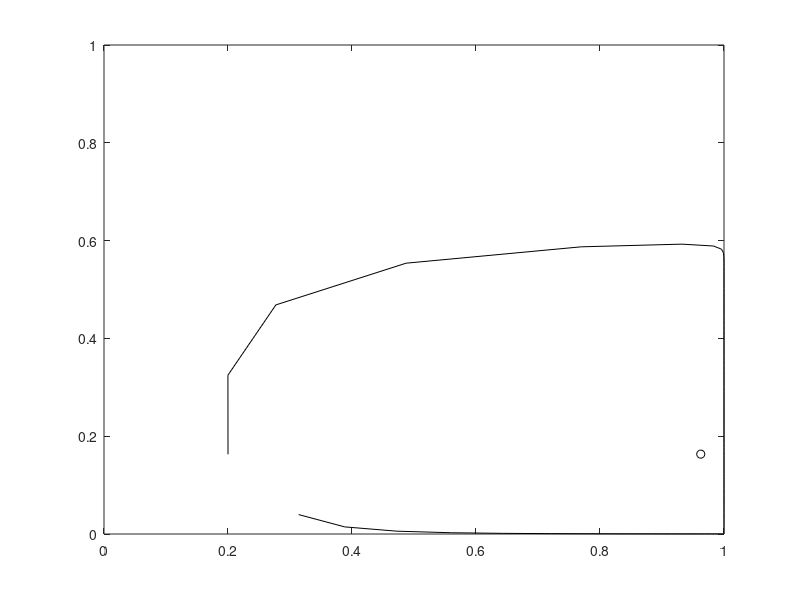

This chart was generated by the following MATLAB code:
clear all
close all

%Initial Conditions
P(1) = 0.163; %FIgure 2A
N(1) = 0.2; %Figure 2A
%P(1) = 0.163; %FIgure 2B
%N(1) = 0.18; %Figure 2B


%Frequencies
p_freq=[];
n_freq=[];

%Parameters
k=0.3;
a=0.0;
t=1.0;
c=0.03;
s=0.8;

%Generations
tmax=165; %Figure 2A
%tmax=194; %Figure 2B

%Model
for x = 1:tmax
    q=1-P(x);
    N(x+1) = (N(x).*(1-k+(1-q.^2).*a))./(1-(1-q.^2).*t+N(x).*((1-q.^2).*(a+t)-k));
    P(x+1) = P(x).*(1-c-s.*(1-t)+N(x+1).*s.*(k-a-t))./(1-s+N(x+1).*k.*s+(1-q.^2).*(t.*s-c-N(x+1).*s.*(a+t)));
end

neq = (t.*s - c)./(t.*s+a.*s); 
peq = 1-sqrt(1-k./(a+t));

plot(neq,peq,'ko')
hold on
plot(N,P, 'k')
xlim([0 1]), ylim([0 1])